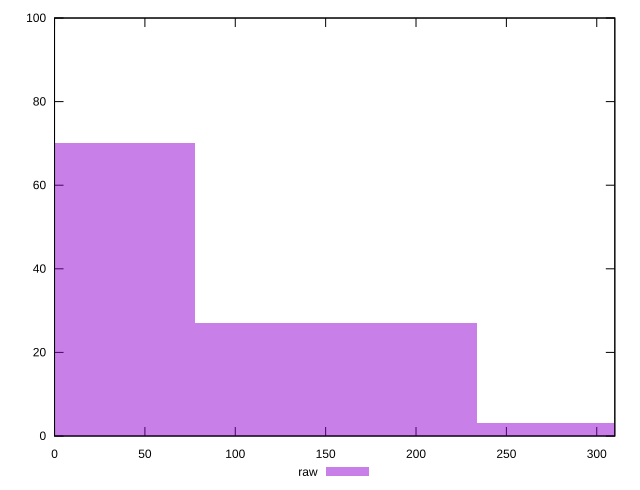

The gnuplot source for this figure:
reset

$raw <<EOF
0 70
155.81248182329423 27
311.62496364658847 3
EOF

set key outside below
set boxwidth 155.81248182329423
set xrange [0:310]
set yrange [0:100]
set trange [0:100]
set style fill transparent solid 0.5 noborder
set terminal svg size 640, 490 enhanced background rgb 'white'
set output "report_00014_2021-02-09T15:56:05.503Z/unminified-javascript/samples/pages/raw/histogram.svg"

plot $raw title "raw" with boxes

reset
